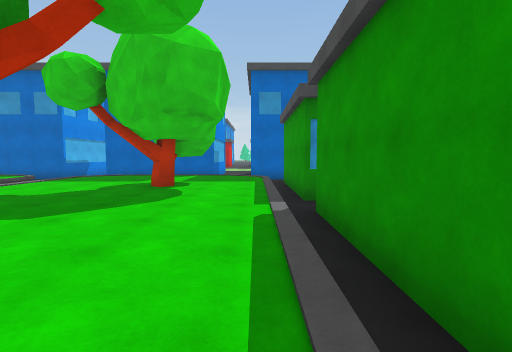
view 1 (above)

24 first-person views from a walk through a Unity game level. The camera is 1.4 m above the floor, tilts 4° down and sees 85° across. The floor is counted in squares, 1.94 m on a side. Each view is taken from the middle of a square. On the plan, view 1 faces up. The plan holds only what a view shows up to about 10 squares ahead; the rest is blank. The place goes on beyond the plan. The player is left out. Surface patterns are stand-ins for the level's own textures.

view 2
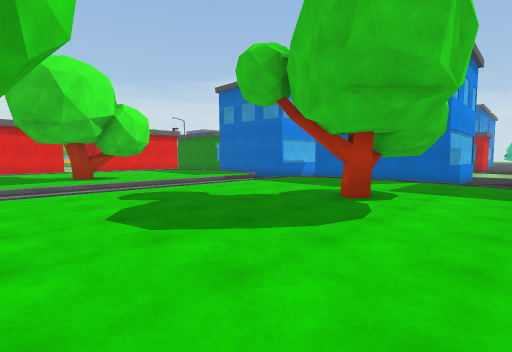

view 3
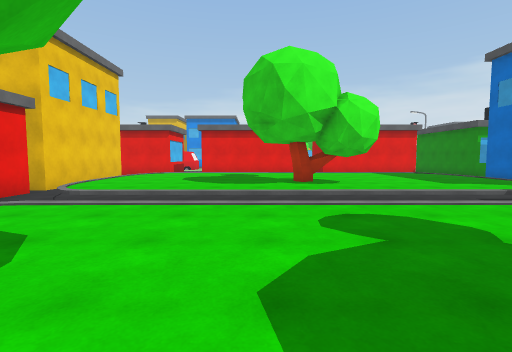

view 4
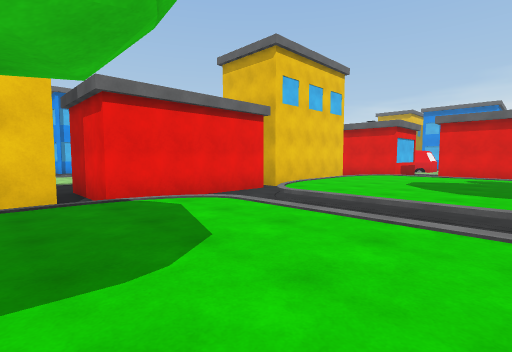

view 5
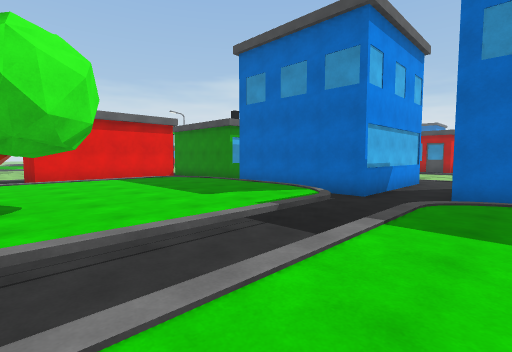

view 6
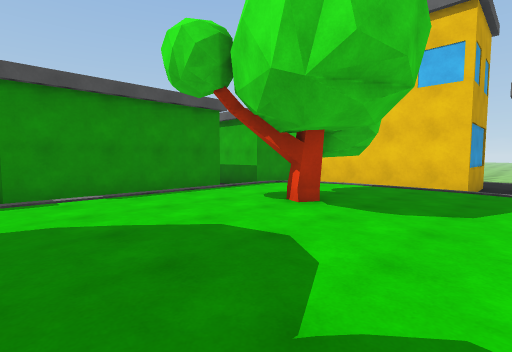

view 7
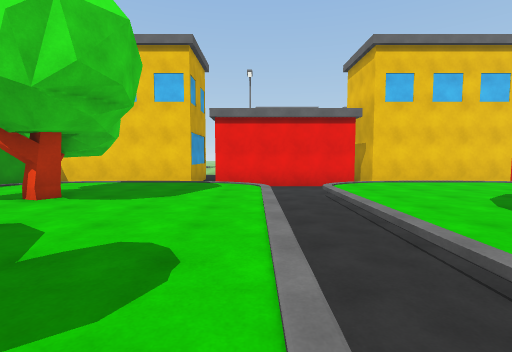

view 8
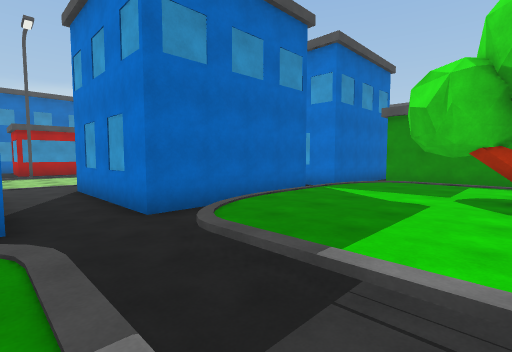

view 9
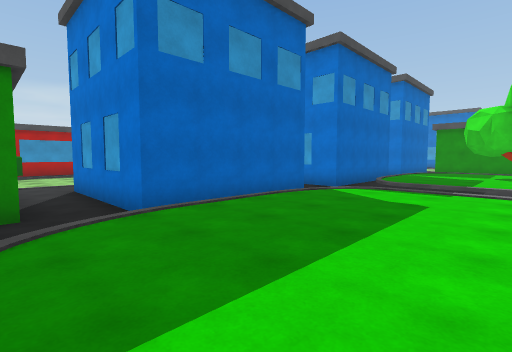

view 10
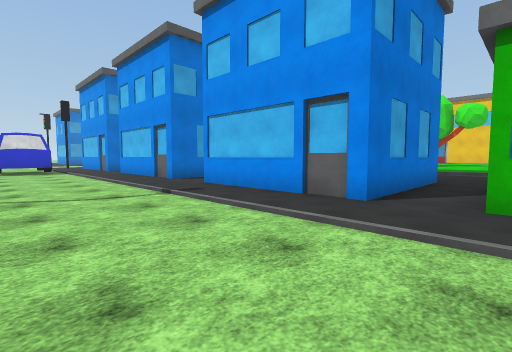

view 11
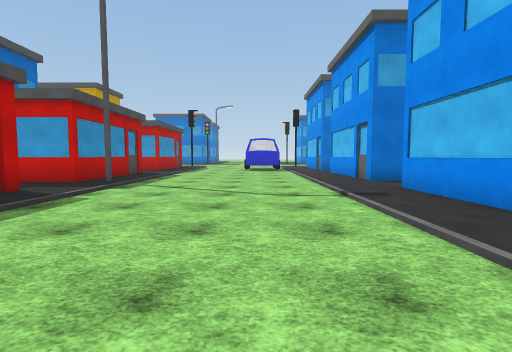

view 12
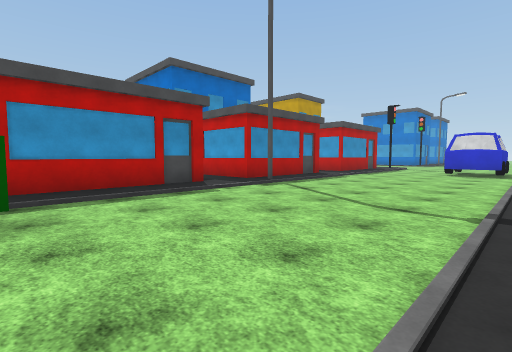

view 13
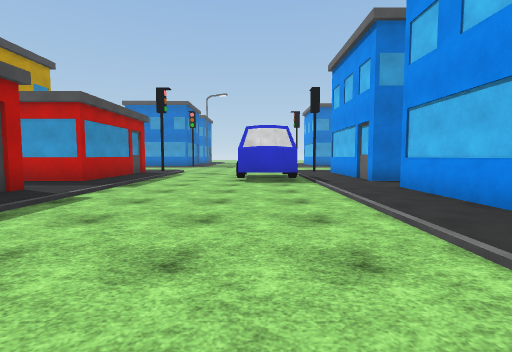

view 14
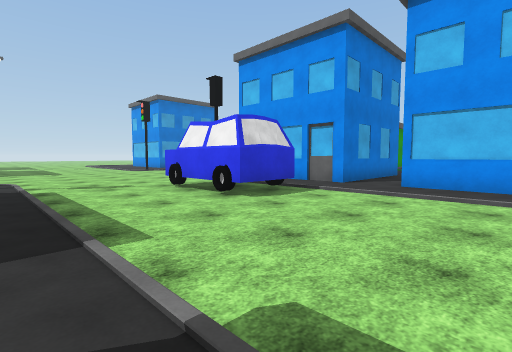

view 15
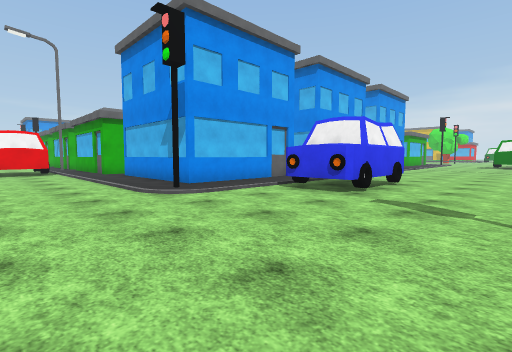

view 16
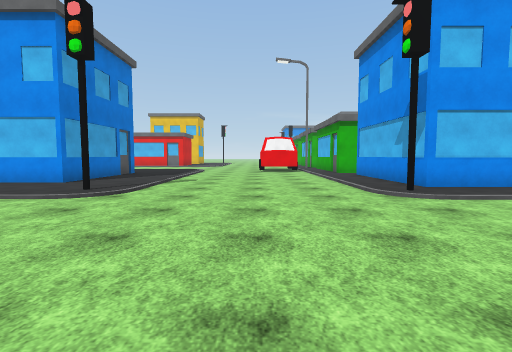

view 17
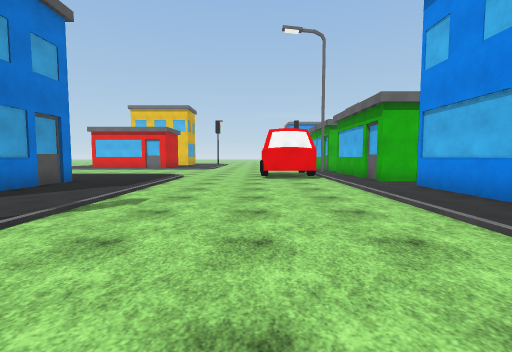

view 18
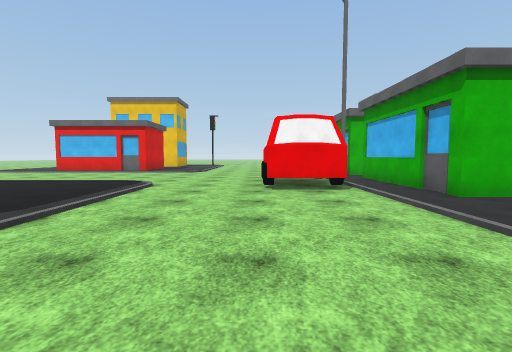

view 19
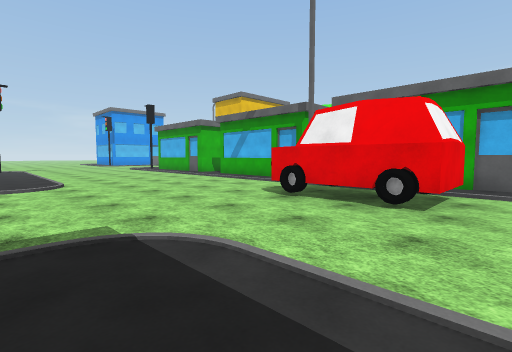

view 20
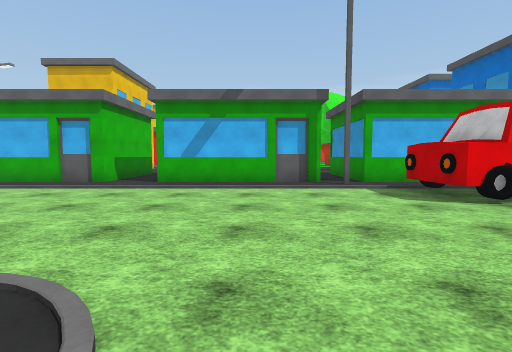

view 21
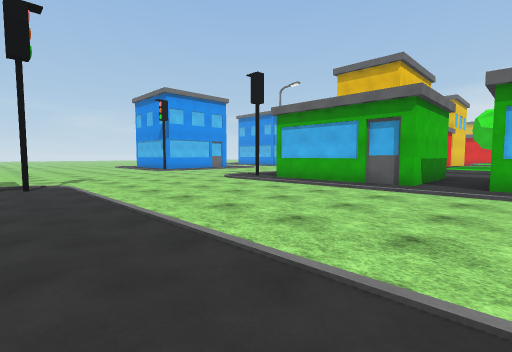

view 22
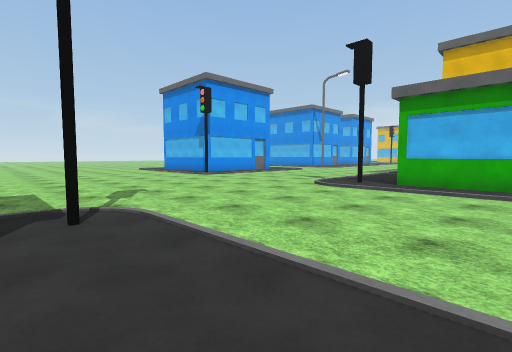

view 23
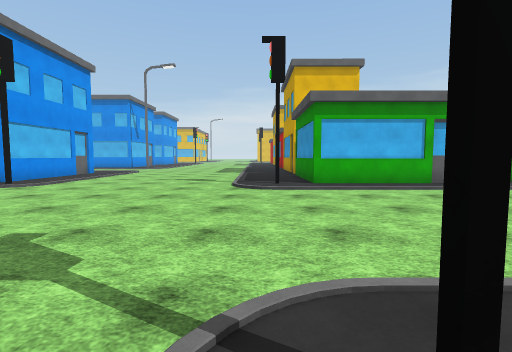

view 24
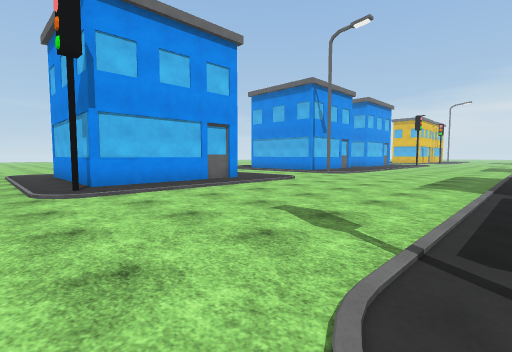

### Floor plan
Key: @ floor where view 1 was taken; # wall or solid block; . main floor; : floor 0.5 m higher than the main floor; / step, stairs or slope; T tree; B building; C car.
Columns run from 14 left of view 1 to 14 right of it. Each row starts with its distance up from view 1.
 24  #BB##..BB#B..B##
 23  ..................
 22  C......................
 21  C......................
 20 .C.......................
 19 ..............C#CC........
 18 ..............C  C.........
 17 ........................./..
 16 ..##BB#...BB#.##BB#.......#..
 15 B.#   B.#   B.#   B..........
 14 B.#   B.#   B.#   B........B
 13 B.#   B.#   B.#   B........B
 12 #.#   B.#   B.#   B........#
 11 ..............    .........#
 10 /:::::/./:::::/####.........
  9 :::::::.:::::::#  #.CCC......
  8 :::::::.::::#::#  #.# C......
  7 :::::::.:::TT::# ##.CCC......
  6 ::::#T:.:::::::###B.CC.......
  5 ::::T::.:::::::. ............
  4   ::T::.:::::::#  # .......
  3  ::::::.:::::::#  #........
  2 :::::::.:::::::#  #........
  1 :::::::.::::T::#  #........
  0 :::::::.::::#:@.BB.........
 -1  :::::/./:::::/####........
 -2  /////.../////.#  #........
 -3 ################  #........
 -4     #    ##      ##........
 -5          #B     ##B........
 -6          ..     ...#.....#.
 -7          ..................
 -8         ...................
 -9         ...................
-10          ..................
-11           .................
-12            ................
-13             ......... ....
-14              .#B####.  ...

Where each view was taken, in squares from view 1:
view 1: 0 up, 0 right, facing up
view 2: 2 up, 0 right, facing up-left
view 3: 3 up, 2 left, facing left
view 4: 3 up, 3 left, facing down-left
view 5: 5 up, 5 left, facing up-left
view 6: 5 up, 5 left, facing down-right
view 7: 6 up, 6 left, facing down
view 8: 7 up, 8 left, facing up-right
view 9: 7 up, 14 left, facing up-right
view 10: 20 up, 14 left, facing down-right
view 11: 19 up, 14 left, facing right
view 12: 17 up, 13 left, facing up-right
view 13: 19 up, 8 left, facing right
view 14: 23 up, 4 left, facing down-right
view 15: 22 up, 8 right, facing down-left
view 16: 22 up, 8 right, facing down
view 17: 18 up, 8 right, facing down
view 18: 15 up, 8 right, facing down
view 19: 10 up, 12 right, facing down-left
view 20: 3 up, 12 right, facing left
view 21: 1 up, 12 right, facing down-left
view 22: 3 down, 12 right, facing down-left
view 23: 7 down, 12 right, facing left
view 24: 7 down, 6 right, facing down-left
